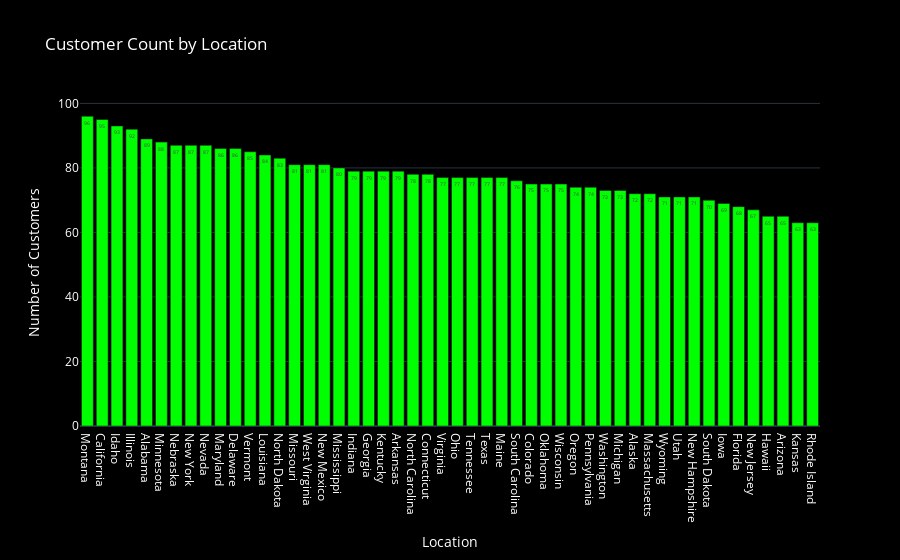

Notebook cell for this chart:
### Markdown cell above
Location-Based Analysis

### Code cell
# Location-Based Analysis
location_counts = df['Location'].value_counts().reset_index()
location_counts.columns = ['Location', 'Count']

fig_location = px.bar(
    location_counts, 
    x='Location', 
    y='Count', 
    text='Count', 
    title='Customer Count by Location',
    color_discrete_sequence=['lime']
)
fig_location.update_layout(
    template='plotly_dark',
    plot_bgcolor='black',
    paper_bgcolor='black',
    font=dict(color='white'),
    xaxis_title='Location',
    yaxis_title='Number of Customers'
)
fig_location.show()

### Figure 1 — Plotly figure (JSON) as saved in the notebook; plotly's stock layout.template omitted (floating-point values rounded to 4 significant figures)
{"data": [{"alignmentgroup": "True", "hovertemplate": "Location=%{x}<br>Count=%{text}<extra></extra>", "legendgroup": "", "marker": {"color": "lime", "pattern": {"shape": ""}}, "name": "", "offsetgroup": "", "orientation": "v", "showlegend": false, "text": [96, 95, 93, 92, 89, 88, 87, 87, 87, 86, 86, 85, 84, 83, 81, 81, 81, 80, 79, 79, 79, 79, 78, 78, 77, 77, 77, 77, 77, 76, 75, 75, 75, 74, 74, 73, 73, 72, 72, 71, 71, 71, 70, 69, 68, 67, 65, 65, 63, 63], "textposition": "auto", "type": "bar", "x": ["Montana", "California", "Idaho", "Illinois", "Alabama", "Minnesota", "Nebraska", "New York", "Nevada", "Maryland", "Delaware", "Vermont", "Louisiana", "North Dakota", "Missouri", "West Virginia", "New Mexico", "Mississippi", "Indiana", "Georgia", "Kentucky", "Arkansas", "North Carolina", "Connecticut", "Virginia", "Ohio", "Tennessee", "Texas", "Maine", "South Carolina", "Colorado", "Oklahoma", "Wisconsin", "Oregon", "Pennsylvania", "Washington", "Michigan", "Alaska", "Massachusetts", "Wyoming", "Utah", "New Hampshire", "South Dakota", "Iowa", "Florida", "New Jersey", "Hawaii", "Arizona", "Kansas", "Rhode Island"], "xaxis": "x", "y": [96, 95, 93, 92, 89, 88, 87, 87, 87, 86, 86, 85, 84, 83, 81, 81, 81, 80, 79, 79, 79, 79, 78, 78, 77, 77, 77, 77, 77, 76, 75, 75, 75, 74, 74, 73, 73, 72, 72, 71, 71, 71, 70, 69, 68, 67, 65, 65, 63, 63], "yaxis": "y"}], "layout": {"barmode": "relative", "font": {"color": "white"}, "legend": {"tracegroupgap": 0}, "paper_bgcolor": "black", "plot_bgcolor": "black", "title": {"text": "Customer Count by Location"}, "xaxis": {"anchor": "y", "domain": [0, 1], "title": {"text": "Location"}}, "yaxis": {"anchor": "x", "domain": [0, 1], "title": {"text": "Number of Customers"}}}}
